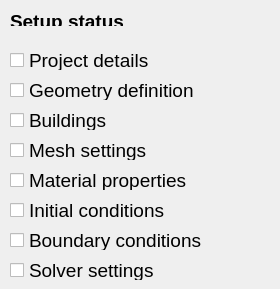
     <widget class="QWidget" name="StatusPage">
      <widget class="QLabel" name="StatusPageLabel">
       <property name="geometry">
        <rect>
         <x>10</x>
         <y>10</y>
         <width>141</width>
         <height>16</height>
        </rect>
       </property>
       <property name="font">
        <font>
         <pointsize>14</pointsize>
        </font>
       </property>
       <property name="text">
        <string>&lt;html&gt;&lt;head/&gt;&lt;body&gt;&lt;p&gt;&lt;span style=&quot; font-weight:600;&quot;&gt;Setup status&lt;/span&gt;&lt;/p&gt;&lt;/body&gt;&lt;/html&gt;</string>
       </property>
      </widget>
      <widget class="QCheckBox" name="ProjCheckBox">
       <property name="enabled">
        <bool>true</bool>
       </property>
       <property name="geometry">
        <rect>
         <x>10</x>
         <y>50</y>
         <width>261</width>
         <height>20</height>
        </rect>
       </property>
       <property name="font">
        <font>
         <pointsize>14</pointsize>
        </font>
       </property>
       <property name="text">
        <string>Project details</string>
       </property>
       <property name="checkable">
        <bool>false</bool>
       </property>
      </widget>
      <widget class="QCheckBox" name="GeometryBox">
       <property name="enabled">
        <bool>true</bool>
       </property>
       <property name="geometry">
        <rect>
         <x>10</x>
         <y>80</y>
         <width>261</width>
         <height>20</height>
        </rect>
       </property>
       <property name="font">
        <font>
         <pointsize>14</pointsize>
        </font>
       </property>
       <property name="text">
        <string>Geometry definition</string>
       </property>
       <property name="checkable">
        <bool>false</bool>
       </property>
      </widget>
      <widget class="QCheckBox" name="MaterialBox">
       <property name="enabled">
        <bool>true</bool>
       </property>
       <property name="geometry">
        <rect>
         <x>10</x>
         <y>170</y>
         <width>261</width>
         <height>20</height>
        </rect>
       </property>
       <property name="font">
        <font>
         <pointsize>14</pointsize>
        </font>
       </property>
       <property name="text">
        <string>Material properties</string>
       </property>
       <property name="checkable">
        <bool>false</bool>
       </property>
      </widget>
      <widget class="QCheckBox" name="Meshox">
       <property name="enabled">
        <bool>true</bool>
       </property>
       <property name="geometry">
        <rect>
         <x>10</x>
         <y>140</y>
         <width>261</width>
         <height>20</height>
        </rect>
       </property>
       <property name="font">
        <font>
         <pointsize>14</pointsize>
        </font>
       </property>
       <property name="text">
        <string>Mesh settings</string>
       </property>
       <property name="checkable">
        <bool>false</bool>
       </property>
      </widget>
      <widget class="QCheckBox" name="BoundaryBox">
       <property name="enabled">
        <bool>true</bool>
       </property>
       <property name="geometry">
        <rect>
         <x>10</x>
         <y>230</y>
         <width>261</width>
         <height>20</height>
        </rect>
       </property>
       <property name="font">
        <font>
         <pointsize>14</pointsize>
        </font>
       </property>
       <property name="text">
        <string>Boundary conditions</string>
       </property>
       <property name="checkable">
        <bool>false</bool>
       </property>
      </widget>
      <widget class="QCheckBox" name="InitialCondBox">
       <property name="enabled">
        <bool>true</bool>
       </property>
       <property name="geometry">
        <rect>
         <x>10</x>
         <y>200</y>
         <width>261</width>
         <height>20</height>
        </rect>
       </property>
       <property name="font">
        <font>
         <pointsize>14</pointsize>
        </font>
       </property>
       <property name="text">
        <string>Initial conditions</string>
       </property>
       <property name="checkable">
        <bool>false</bool>
       </property>
      </widget>
      <widget class="QCheckBox" name="SolverBox">
       <property name="enabled">
        <bool>true</bool>
       </property>
       <property name="geometry">
        <rect>
         <x>10</x>
         <y>260</y>
         <width>261</width>
         <height>20</height>
        </rect>
       </property>
       <property name="font">
        <font>
         <pointsize>14</pointsize>
        </font>
       </property>
       <property name="text">
        <string>Solver settings</string>
       </property>
       <property name="checkable">
        <bool>false</bool>
       </property>
      </widget>
      <widget class="QCheckBox" name="BuildingBox">
       <property name="enabled">
        <bool>true</bool>
       </property>
       <property name="geometry">
        <rect>
         <x>10</x>
         <y>110</y>
         <width>261</width>
         <height>20</height>
        </rect>
       </property>
       <property name="font">
        <font>
         <pointsize>14</pointsize>
        </font>
       </property>
       <property name="text">
        <string>Buildings</string>
       </property>
       <property name="checkable">
        <bool>false</bool>
       </property>
      </widget>
     </widget>
